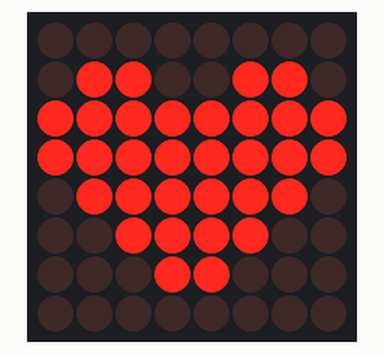
This sketch was run on a simulated Arduino Uno, built with avr-gcc and run on an emulated ATmega328P. On the bench: 8×8 LED matrix.

Above: at 0.1 s.
At 2.3 s:
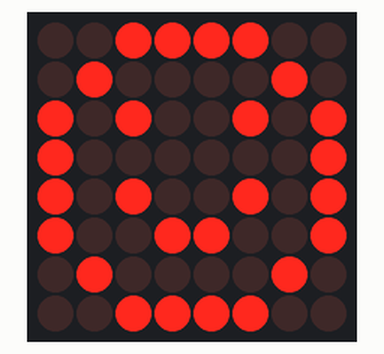
At 9.8 s:
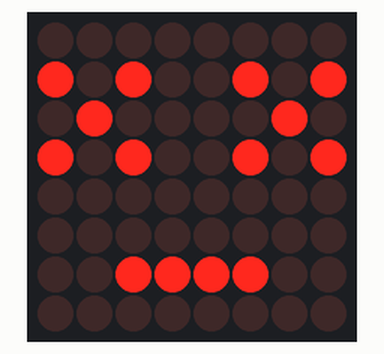
At 19.6 s:
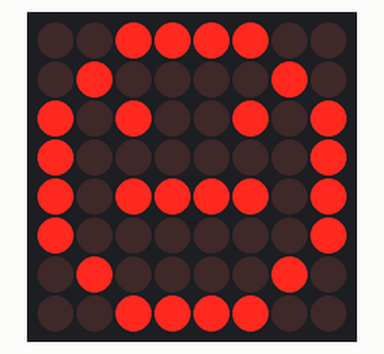
At 30.9 s:
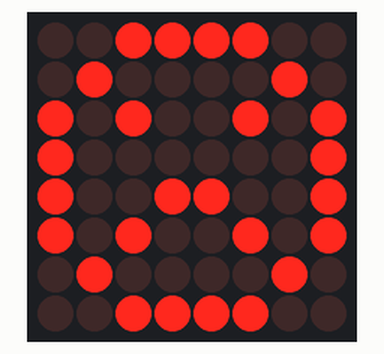
At 39.1 s:
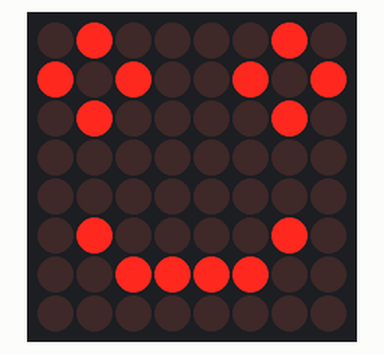

Measured:
- what the display in image 1 shows lasts 0.7 s, from 2.3 s to 3.0 s

The sketch:

led_control.ino
```cpp
#include <LedControl.h> //Kütüphanemizi dahil edelim

//Pin numaralarını tanımlıyoruz
#define CLK 5
#define CS 6
#define DIN 7
#define MaxSayisi 1  //Bağlı olan dot matrix sayısı

const long delay_suresi = 750; //Kodda kullanacağımız delay süresi

LedControl led = LedControl(DIN, CLK, CS, MaxSayisi);

//Kullanacağımız ifadeler için byte tipinde bir dizi tanımlıyoruz
byte images[][8] =
 {{
     0,          //kalp
     B01100110,
     B11111111,
     B11111111,
     B01111110,
     B00111100,
     B00011000
   },
   {
     B00111100,  //uzgun ifade
     B01000010,
     B10100101,
     B10000001,
     B10011001,
     B10100101,
     B01000010,
     B00111100
   },
   {
     B00111100,  //normal ifade
     B01000010,
     B10100101,
     B10000001,
     B10111101,
     B10000001,
     B01000010,
     B00111100
   },
   {
     B00111100,  //gulen ifade
     B01000010,
     B10100101,
     B10000001,
     B10100101,
     B10011001,
     B01000010,
     B00111100
   },
   {
  0b01000010, // palyaco
  0b10100101,
  0b01000010,
  0b00000000,
  0b00000000,
  0b01000010,
  0b00111100,
  0b00000000
},
{
  0b00000000, // ölü adam
  0b10100101,
  0b01000010,
  0b10100101,
  0b00000000,
  0b00000000,
  0b00111100,
  0b00000000
}
 };
 void MatrixeYazdir(byte* ch)
 {
   for (int i = 0; i < 8; i++)
   {
     led.setRow(0, i, ch[i]);
   }
 }
 void setup()
 {
   led.setIntensity(0, 10);  //Parlaklık ayarı
   led.shutdown(0, false);   //Led matrixi aktif hale getirme
   led.clearDisplay(0);
 }
 void loop()
 {
 for (int j = 0; j < 6; j++)  //Tüm şekilleri yazdırma
   {
     MatrixeYazdir(images[j]);
     delay(delay_suresi);
   }
 for (int i = 0; i < 15; i++) //Azdan çoğa parlaklık
   {
     led.setIntensity(0, i);
     delay(100);
   }
 }
```
